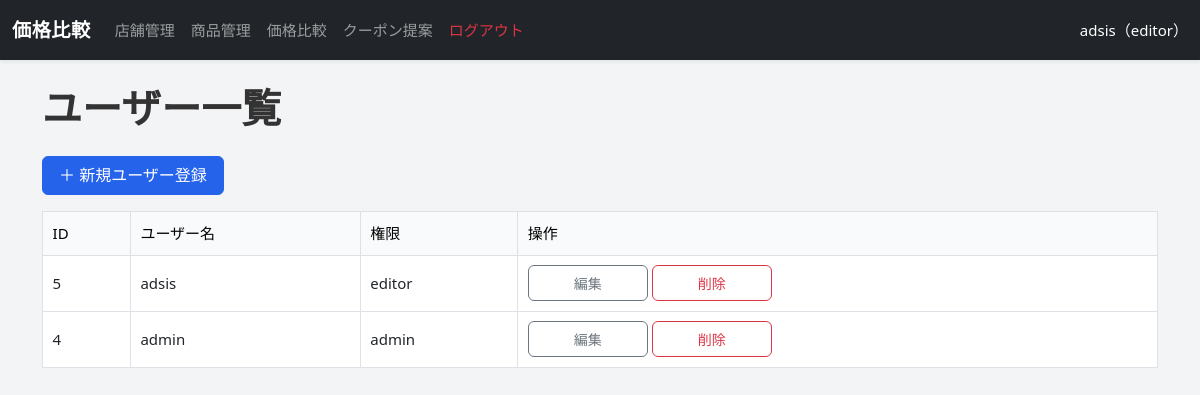
Screenshot of /users/list.php (signed in) with the database file from the repository.
### tables this page shows
CREATE TABLE `users` (
  `id` int(11) NOT NULL,
  `username` varchar(100) NOT NULL,
  `password_hash` varchar(255) NOT NULL,
  `role` varchar(50) DEFAULT 'viewer'
);

### users/list.php (the view, shortened to what this page needs)
<?php
require_once '../db.php';
include '../layout/header.php';
$users = $pdo->query("SELECT * FROM users ORDER BY id DESC")->fetchAll();
?>
<h1 class="mb-4">ユーザー一覧</h1>
<a href="add.php" class="btn btn-primary mb-3">＋ 新規ユーザー登録</a>
<table class="table table-bordered table-hover align-middle">
    <thead class="table-light">
        <tr>
            <th>ID</th>
            <th>ユーザー名</th>
            <th>権限</th>
            <th>操作</th>
        </tr>
    </thead>
    <tbody>
        <?php foreach ($users as $user): ?>
        <tr>
            <td><?= $user['id'] ?></td>
            <td><?= htmlspecialchars($user['username']) ?></td>
            <td><?= htmlspecialchars($user['role']) ?></td>
            <td>
                <a href="edit.php?id=<?= $user['id'] ?>" class="btn btn-sm btn-outline-secondary">編集</a>
                <a href="delete.php?id=<?= $user['id'] ?>" class="btn btn-sm btn-outline-danger" onclick="return confirm('削除しますか？')">削除</a>
            </td>
        </tr>
        <?php endforeach; ?>
    </tbody>
</table>
<?php include '../layout/footer.php'; ?>

### assets/style.css (style rules this page uses)
body { background-color: #f3f4f6; font-family: 'Segoe UI', Tahoma, Geneva, Verdana, sans-serif; font-size: 15px; line-height: 1.6; }
h1, h2 { font-weight: 600; color: #333; margin-bottom: 1rem; }
.btn { min-width: 120px; border-radius: 6px; padding: 0.4rem 1rem; transition: all 0.2s ease; }
.btn-primary { background-color: #2563eb; border-color: #2563eb; }
.table th { background-color: #f9fafb; font-weight: 500; }
.table td, .table th { vertical-align: middle; padding: 0.6rem; }

### rows the page displays
users: id "5", username "adsis", role "editor"
users: id "4", username "admin", role "admin"

### other values shown
$_SESSION['user']['username'] "adsis"
$_SESSION['user']['role'] "editor"
